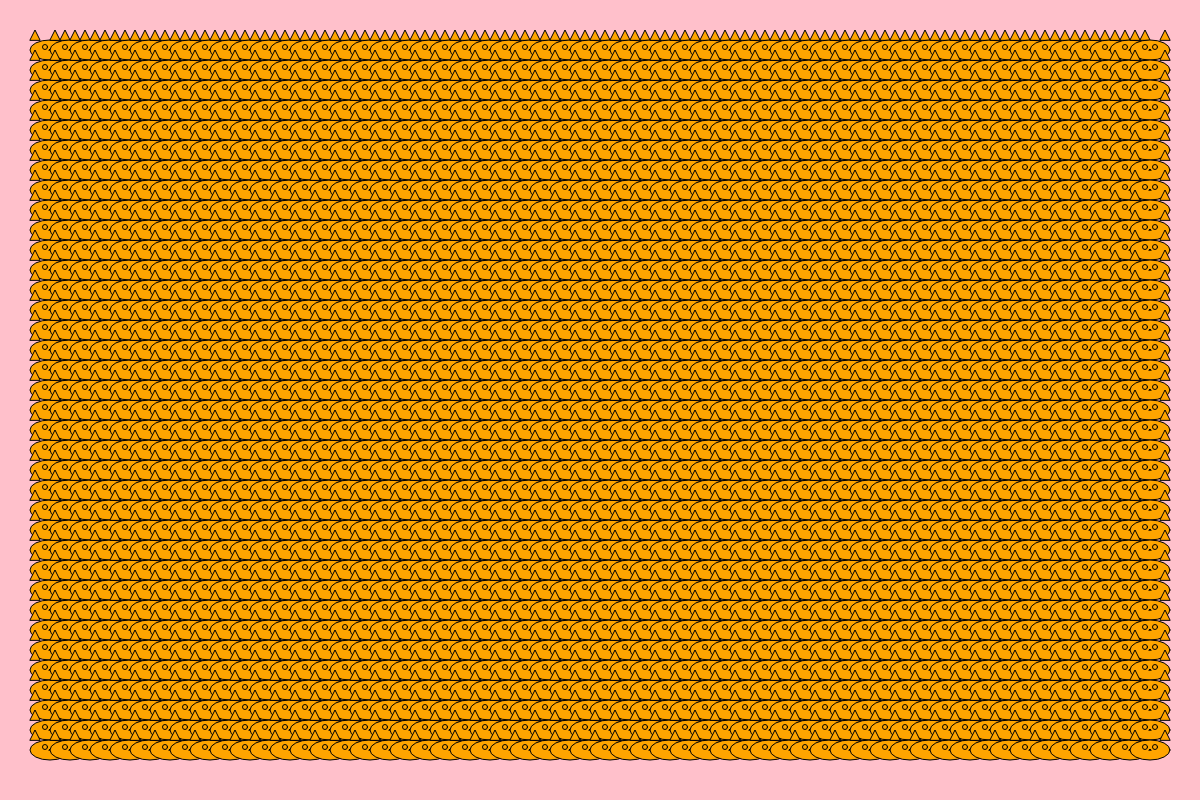
Frame 1 (no input)
Frame 60 (no input): identical to frame 1, image omitted
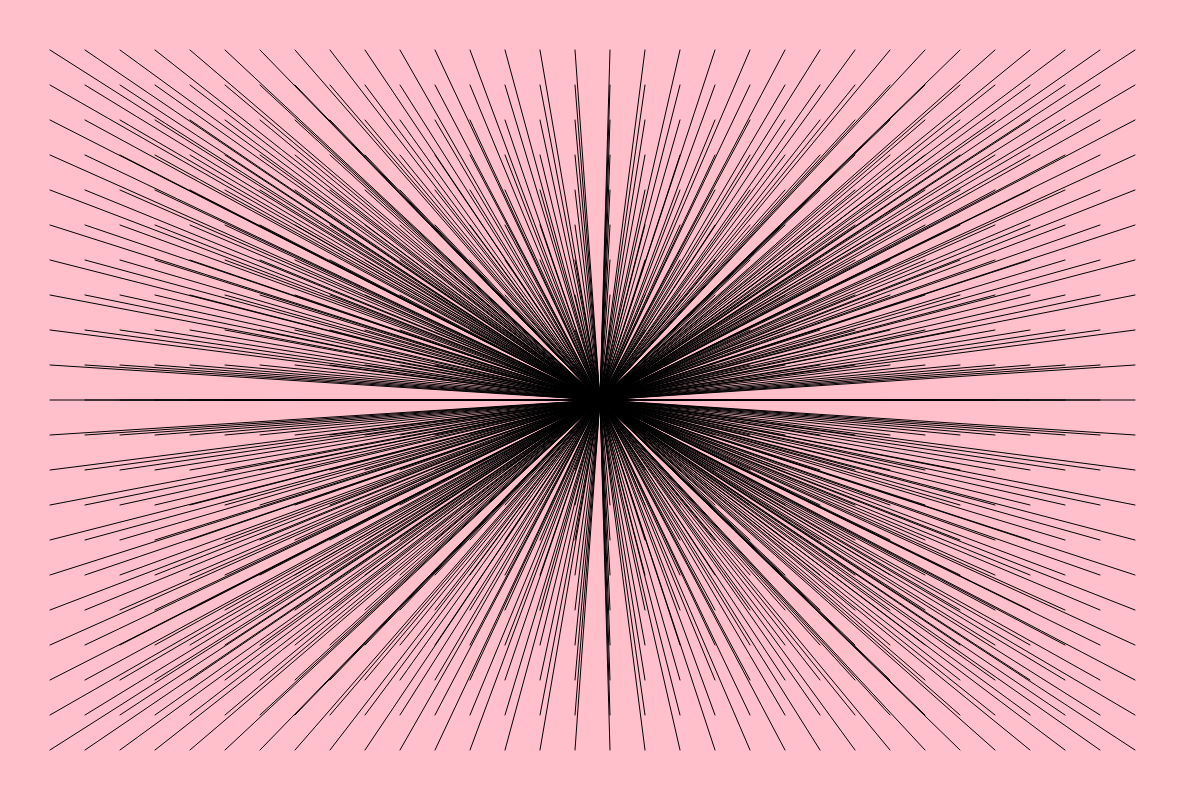
Frame 120 (the mouse pressed at the canvas centre since frame 60)

The p5.js sketch that drew these frames (run headless with seeded random() and noise() and a simulated clock; from frame 60 on, the mouse is pressed at the canvas centre):

// p5.js sketch
// ── sketch.js

let option = 5;
function setup() {
  createCanvas(windowWidth, 800);
}

function draw() {
  background('pink');
  let density = map(mouseX, 0, width, 20, 50);


   if (option == 1) {
    // Option 1: Perspective
    for (let x = 50; x <= width-50; x += density) {
      for (let y = 50; y <= height-50; y+=density) {
        line(x, y, width/2, height/2);
      }
    }
  }
  else if (option == 2) {
    // Option 2: stacked cubes
    for (let x = 50; x <= width-50; x += density) {
      for (let y = 50; y <= height-50; y+=density) {
        rect(x, y, 40, 40);
      }
    }
  }
  else if (option == 3) {
    // Option 3: Overlapping circles
    for (let x = 50; x <= width-50; x += density) {
      for (let y = 50; y <= height-50; y+=density) {
        ellipse(x, y, 40, 40);
      }
    }
  }
  else if (option == 4) {
    // Option 4: Rotating arcs
    let count = 120;
    for (let x = 50; x <= width-50; x += density) {
      for (let y = 50; y <= height-50; y+=density) {
        let s = map(count, 120, 0, 0, TWO_PI*2);
        arc(x, y, 14, 14, s, s + PI);
        count--;
      }
    }
  }
  else if (option ==5) {
    //option 5: cat
    for (let x =50; x <= width-50; x += density) {
      for (let y = 50; y <= height-50; y+=density) {
        fill('orange');
        ellipse(x, y, 40, 20);
        stroke('black');
        triangle(x-20, y-10, x-15, y-20, x-10, y-10);
        triangle(x+20, y-10, x+15, y-20, x+10, y-10);
        ellipse(x-5, y-3, 5, 5);
        ellipse(x+5, y-3, 5, 5);
        triangle(x-1, y, x, y-1, x+1, y);
      }
    }
  }

}

function mousePressed() {
  option++;
  if (option > 5) option = 1;
}
